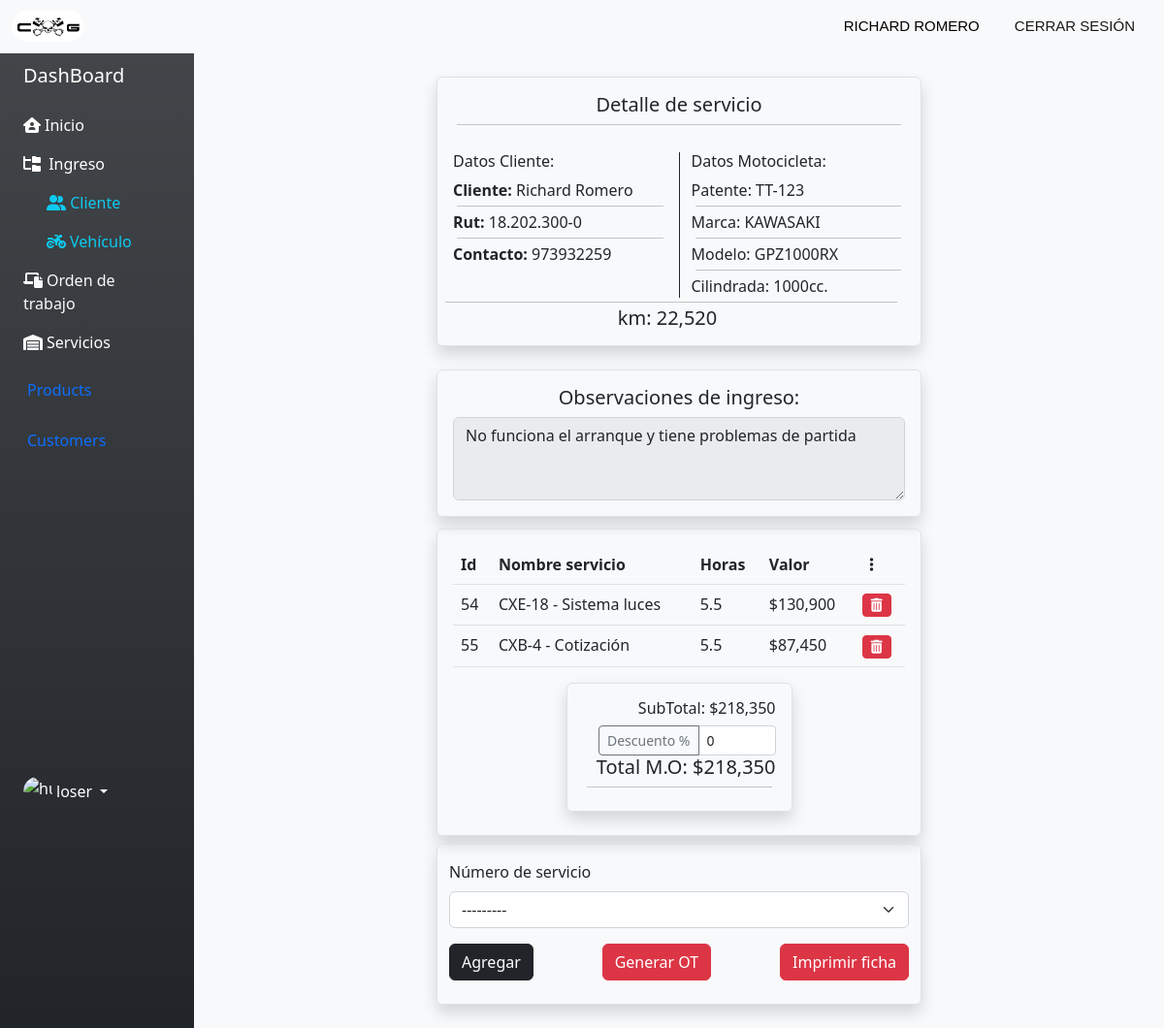
The app's page /detail-service/18.202.300-0/TT-123/12 with its own data.
### page/models.py (models this page shows, shortened)
class Cliente(models.Model):
    usuario_cli = models.ForeignKey(User, on_delete=models.CASCADE, verbose_name="Usuario", null=True)
    rut_cli = models.CharField(primary_key=True, max_length=12, verbose_name="Rut")
    nombre_cli = models.CharField(max_length=50, verbose_name="Nombre")
    apellido_cli = models.CharField(max_length= 100, verbose_name="Apellido")
    direccion_clie = models.CharField(max_length=250, verbose_name="Dirección")
    celular_cli = models.IntegerField(verbose_name="Número contacto")

class Vehiculo(models.Model):
    rut_cli = models.ForeignKey(Cliente, on_delete=models.CASCADE, verbose_name="Rut Cliente")
    patente_vh= models.CharField(primary_key=True, max_length=7, verbose_name="Patente")
    marca_vh = models.CharField(max_length=50, verbose_name="Marca")
    modelo_vh = models.CharField(max_length=50, verbose_name="Modelo")
    cilindrada_vh = models.PositiveIntegerField( verbose_name="Cilindrada")
    kilometraje_vh = models.PositiveIntegerField( verbose_name="Kilometraje")
    mill_km_vh = models.CharField(max_length=50, verbose_name="Unidad de Medida", choices=unidad_medida, default='Kilometros')

class Ficha_ingreso(models.Model):
    patente_vh = models.ForeignKey(Vehiculo, on_delete=models.CASCADE, verbose_name="Patente")
    rut_cli = models.ForeignKey(Cliente, on_delete=models.CASCADE, verbose_name="Rut")
    fecha_ing_fi= models.DateField(auto_now_add=True, verbose_name="Fecha Ingreso")
    observaciones_fi= models.TextField(verbose_name="Observaciones")
    km_mill_fi = models.IntegerField(verbose_name="Kilometraje", default=0)
    mill_km_vh = models.CharField(max_length=50, verbose_name="Unidad de Medida", choices=unidad_medida, default='Kilometros')
    def __str__(self):
        return str(self.id) #type: ignore

class Detalle(models.Model):
    precio_servicio = models.IntegerField( verbose_name="Precio servicio")
    id_fi = models.ForeignKey(Ficha_ingreso, on_delete=models.CASCADE, verbose_name="Número de Ficha", null=True, blank=True)
    id_sv = models.ForeignKey(Servicio, on_delete=models.CASCADE, verbose_name="Número de servicio")

class Servicio(models.Model):
    id = models.CharField(primary_key=True, max_length=20)
    nombre_sv = models.CharField(max_length=50, verbose_name= "Nombre Servicio")
    desc_sv = models.TextField(verbose_name= "Descripción Servicio")
    hrs_240 = models.FloatField( verbose_name="Horas hasta 240 cc")
    hrs_500 = models.FloatField( verbose_name="Horas hasta 500 cc")
    hrs_800 = models.FloatField( verbose_name="Horas hasta 800 cc")
    hrs_810 = models.FloatField( verbose_name="Horas desde 810 cc")
    tipo_sv = models.CharField(max_length=250 ,verbose_name= "Tipo Servicio", choices=opcion_tipo_sv, default='Mantención')
    id_hh = models.ForeignKey(HoraHombre, verbose_name= "ID Hora Hombre", on_delete=models.CASCADE)
    def __str__(self):
        return self.id +' - '+ self.nombre_sv

class HoraHombre(models.Model):
    nombre_hh = models.CharField(max_length=50)
    descripcion_hh= models.CharField(max_length=250, verbose_name="Descripción")
    precio_hh= models.PositiveIntegerField(verbose_name="Precio")

### page/views.py (the view, shortened to what this page needs)
# urls.py: path('detail-service/<str:rut>/<str:patente>/<int:ficha>', detail_service, name= "detail-service"),
def detail_service(request, rut, patente, ficha):
    form = DetalleForm(request.POST or None, initial={'id_fi': ficha})
    ficha_id = Ficha_ingreso.objects.get(id=ficha)
    detalles = Detalle.objects.filter(id_fi = ficha)
    Mbikes = Vehiculo.objects.get(patente_vh = patente)
    client = Cliente.objects.get(rut_cli = rut)
    total = 0
    totalFin = 0
    desc = 0
    for detalle in detalles:
        total += detalle.precio_servicio
    data = {
        "form": form,
        "client": client,
        "Mbikes": Mbikes,
        "detalles": detalles,
        "ficha": ficha,
        "total":total,
        "totalFin":totalFin,
        "ficha_id": ficha_id,
        "desc": desc
    }
    if totalFin ==0:
        data["totalFin"] = total
    if request.method == 'GET':
        descData = request.GET.get('descuento', None)
    cc = Mbikes.cilindrada_vh
    def calculo(cc, sv):
        id_hh = sv.id_hh.precio_hh
        if cc < 240:
            horas = sv.hrs_240
            precio = id_hh*horas
            return round(int(precio))
        elif 241<cc<500:
            horas = sv.hrs_500
            precio = id_hh*horas
            return round(int(precio))
        elif 501 <cc< 810:
            horas = sv.hrs_800
            precio = id_hh*horas
            return round(int(precio))
        elif cc > 810:
            horas = sv.hrs_810
            precio = id_hh*horas
            return round(int(precio))
        precio = 10000
        return precio
    return render(request, "app/detail-service.html", data)

### page/forms.py
class DetalleForm(forms.ModelForm):
    class Meta:
        model = Detalle
        fields = '__all__'
        exclude = ('precio_servicio', 'id_fi')

### page/templates/app/detail-service.html (shortened to what this page needs)
{% extends 'layouts/base-dashboard.html' %}
{% load static %}
{% load django_bootstrap5 %}
{% block content %}
{% load humanize %}
{% load mathfilters %}
<div class="container-fluid">
    <div class="row">
        {% include "includes/sidebar.html" %}
        <div class="col mt-2">
            <div class="row d-flex justify-content-center">
                <div class="container">
                    <div class="row">
                        <div class="col-12 col-md-6 offset-md-3 mt-3 border rounded shadow p-3 mb-2">
                            <div class="text-center">
                                <h5>Detalle de servicio</h5>
                                <hr class="p-0 m-1">
                                <br>
                            </div>
                            <div class="row">
                                <div class="col" style="border-right: 1px solid ;">
                                    <h6>Datos Cliente:</h6>
                                    <p class="p-0 m-0"> <strong>Cliente:</strong> {{client.nombre_cli}}
                                        {{client.apellido_cli}}</p>
                                    <hr class="p-0 m-1">
                                    <p class="p-0 m-0"> <strong>Rut:</strong> {{client.rut_cli}}</p>
                                    <hr class="p-0 m-1">
                                    <p class="p-0 m-0"> <strong>Contacto:</strong> {{client.celular_cli}}</p>
                                </div>
                                <div class="col">
                                    <h6>Datos Motocicleta:</h6>
                                    <p class="p-0 m-0">Patente: {{Mbikes.patente_vh}}</p>
                                    <hr class="p-0 m-1">
                                    <p class="p-0 m-0">Marca: {{Mbikes.marca_vh}}</p>
                                    <hr class="p-0 m-1">
                                    <p class="p-0 m-0">Modelo: {{Mbikes.modelo_vh}}</p>
                                    <hr class="p-0 m-1">
                                    <p class="p-0 m-0">Cilindrada: {{Mbikes.cilindrada_vh}}cc.</p>
                                </div>
                                <div class="row text-center">
                                    <hr class="p-0 m-1">
                                    <h5 class="p-0 m-0">{{ficha_id.mill_km_vh}}: {{ficha_id.km_mill_fi|intcomma}}</h5>
                                </div>
                            </div>
                        </div>
                    </div>
                    <div class="row">
                        <div class="col-12 col-md-6 offset-md-3 mt-3 border rounded shadow p-3 mb-2">
                            <div class="text-center">
                                <h5>Observaciones de ingreso:</h5>
                                <textarea name="" id="" cols="20" rows="3" class="form-control"
                                    disabled>{{ficha_id.observaciones_fi}}</textarea>
                            </div>
                        </div>
                    </div>
                    <div class="row">
                        <div class="col-12 col-md-6 offset-md-3 mt-1 border rounded shadow p-3 mb-2">
                            <table class="table table-hover">
                                <thead>
                                    <tr>
                                        <th scope="col">Id</th>
                                        <th scope="col">Nombre servicio</th>
                                        <th scope="col">Horas</th>
                                        <th scope="col">Valor</th>
                                        <th scope="col"><i class="fa-solid fa-ellipsis-vertical mx-2"></i></th>
                                    </tr>
                                </thead>
                                <tbody>
                                    {% for detalle in detalles %}
                                    <tr>
                                        <td scope="row">{{detalle.id}}</td>
                                        <td>{{detalle.id_sv}}</td>
                                        <td>{{detalle.precio_servicio|div:detalle.id_sv.id_hh.precio_hh|floatformat}}
                                        </td>
                                        <td>${{detalle.precio_servicio|intcomma}}</td>
                                        <td><a
                                                href="{% url 'delete-detail' detalle.id client.rut_cli Mbikes.patente_vh ficha %}"><i
                                                    class="fa-solid fa-trash-can btn btn-danger btn-sm"></i></a></td>
                                    </tr>
                                    {% endfor %}
                                </tbody>
                            </table>
                            {% if total %}
                            <div class="col-12 col-md-6 offset-md-3 mt-1 border rounded shadow p-3 mb-2">
                                <div class="text-end">
                                    <h6>SubTotal: ${{total|intcomma}}</h6>
                                    <form action="" method="GET">
                                        <div class="d-inline-flex">
                                            <div class="input-group input-group-sm flex-nowrap">
                                                <button class="btn btn-outline-secondary" type="submit"
                                                    id="button-addon1">Descuento %</button>
                                                <input type="number" class="form-control" placeholder="%" aria-label="%"
                                                    aria-describedby="addon-wrapping" value="{{desc}}" name="descuento"
                                                    style="max-width: 80px;">
                                            </div>
                                        </div>
                                    </form>
                                    <h5>Total M.O: ${{totalFin|intcomma}}</h5>
                                    <hr class="p-0 m-1">
                                </div>
                            </div>
                            {% endif %}
                        </div>
                    </div>
                    <div class="row">
                        <div class="col-12 col-md-6 offset-md-3 pt-3 border rounded shadow  mb-4">
                            <form action="" method="POST">
                                {% bootstrap_form form %}
                                <div class="d-flex justify-content-between">
                                    <button type="submit" class="btn btn-dark">Agregar</button>
                                    {% if detalles %}
                                    <button type="button" class="btn btn-danger" name="continue">Generar OT</button>
                                    <a href="{% url 'render_pdf_view' client.rut_cli Mbikes.patente_vh ficha_id desc total totalFin %}" class="btn btn-danger">Imprimir ficha</a>
                                    {% endif %}
                                </div>
                            </form>
                            <br>
                        </div>
                    </div>
                </div>
            </div>
        </div>
    </div>
</div>
{% endblock content %}

### page/static/css/style.css (style rules this page uses)
:root { --gradient-color: linear-gradient(180deg, rgba(57, 65, 62, 0.715) 0%, rgba(29, 31, 29, 0.527) 100%); }
body { margin: 0px; padding: 0px; overflow-X: hidden; overflow-Y: scroll; }

### page/static/css/style2.css (style rules this page uses)
* { margin: 0; padding: 0; box-sizing: border-box; overflow-wrap: break-word; }
:root { --gradient-color: linear-gradient(180deg, rgba(57, 65, 62, 0.715) 0%, rgba(29, 31, 29, 0.527) 100%); }
a { text-decoration: none; color: inherit; }

### records on screen
Cliente: nombre_cli "Richard", apellido_cli "Romero", rut_cli "18.202.300-0", celular_cli "973932259"
Vehiculo: patente_vh "TT-123", marca_vh "KAWASAKI", modelo_vh "GPZ1000RX", cilindrada_vh "1000"
Ficha_ingreso: mill_km_vh "km", km_mill_fi "22,520", observaciones_fi "No funciona el arranque y tiene problemas de partida"
Detalle: id "54", id_sv "CXE-18 - Sistema luces", precio_servicio|div "5.5", precio_servicio "130,900"
Detalle: id "55", id_sv "CXB-4 - Cotización", precio_servicio|div "5.5", precio_servicio "87,450"

### other values on screen
{{ total|intcomma }} "218,350"
{{ totalFin|intcomma }} "218,350"
